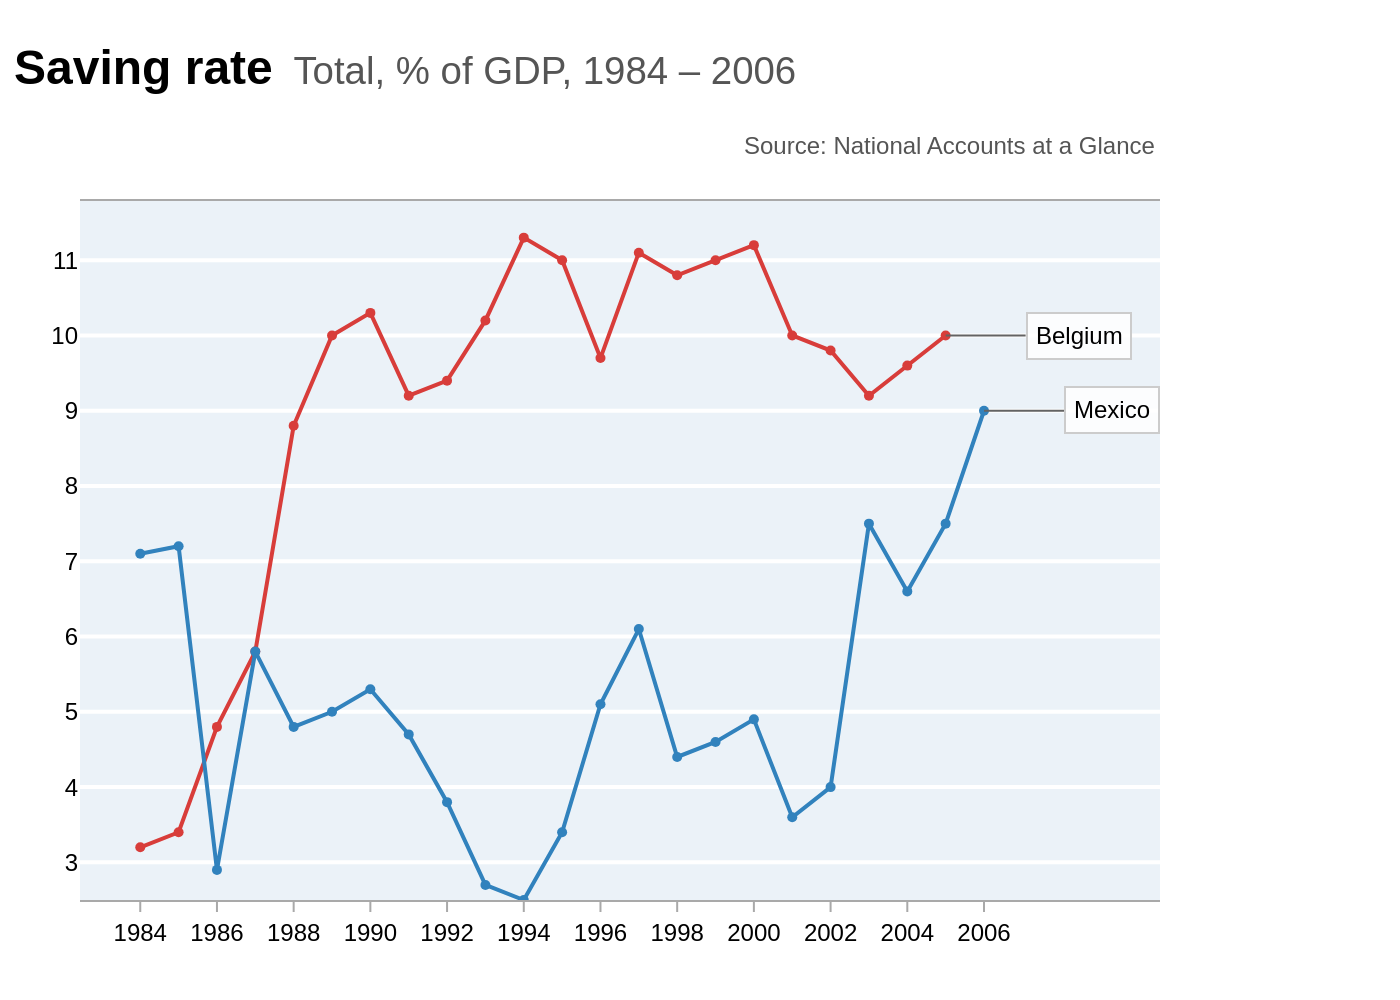

This figure's Python source:
import sys
import json
import pathlib
import plotly.graph_objects as go

# Ensure a JSON file path is provided as a command-line argument
if len(sys.argv) != 2:
    print(f"Usage: python {pathlib.Path(__file__).name} <json_file_path>")
    sys.exit(1)

# Resolve the input file path
json_path = pathlib.Path(sys.argv[1])
if not json_path.is_file():
    print(f"Error: File not found at {json_path}")
    sys.exit(1)

# Load data and configuration from the specified JSON file
with open(json_path, 'r', encoding='utf-8') as f:
    config = json.load(f)

chart_data = config['chart_data']
texts = config['texts']
colors = config['colors']

# Initialize the figure
fig = go.Figure()

# Add a trace for each data series from the JSON data
for i, series in enumerate(chart_data):
    fig.add_trace(go.Scatter(
        x=series['x'],
        y=series['y'],
        name=series['name'],
        mode='lines+markers',
        line=dict(color=colors[i], width=2),
        marker=dict(color=colors[i], size=5)
    ))

# Prepare annotations for series labels, placed next to the last data point
annotations = []
for i, series in enumerate(chart_data):
    if series['x'] and series['y']:
        annotations.append(dict(
            x=series['x'][-1],
            y=series['y'][-1],
            text=series['name'],
            showarrow=True,
            arrowhead=0,
            arrowcolor="#636363",
            ax=40,
            ay=0,
            xanchor="left",
            yanchor="middle",
            font=dict(family="Arial", size=12),
            bgcolor="rgba(255,255,255,0.85)",
            bordercolor="#cccccc",
            borderwidth=1,
            borderpad=4
        ))

# Add the source text as an annotation at the top right
if texts.get('source'):
    annotations.append(dict(
        x=1,
        y=1.05,
        xref='paper',
        yref='paper',
        xanchor='right',
        yanchor='bottom',
        text=texts['source'],
        showarrow=False,
        font=dict(family="Arial", size=12, color="#555555")
    ))

# Combine title and subtitle using HTML for rich formatting
title_text = f"<b>{texts['title']}</b><span style='font-size: 0.8em; color: #555555;'>  {texts['subtitle']}</span>"

# Apply layout settings to match the original chart's appearance
fig.update_layout(
    title=dict(
        text=title_text,
        x=0.01,
        y=0.95,
        xanchor='left',
        yanchor='top',
        font=dict(size=24)
    ),
    font=dict(family="Arial", size=12, color='black'),
    showlegend=False,
    plot_bgcolor='#EBF2F8',
    paper_bgcolor='white',
    margin=dict(l=40, r=120, t=100, b=50),
    xaxis=dict(
        tickvals=[1984, 1986, 1988, 1990, 1992, 1994, 1996, 1998, 2000, 2002, 2004, 2006],
        showgrid=False,
        showline=True,
        linecolor='darkgray',
        zeroline=False,
        ticks='outside',
        tickcolor='darkgray',
    ),
    yaxis=dict(
        range=[2.5, 11.8],
        showgrid=True,
        gridcolor='white',
        gridwidth=2,
        showline=False,
        zeroline=False,
        ticks='',
        tickcolor='darkgray'
    ),
    annotations=annotations
)

# Add a shape to create the top border line of the plot area
fig.add_shape(
    type="line",
    xref="paper", yref="y domain",
    x0=0, y0=1, x1=1, y1=1,
    line=dict(color="darkgray", width=1)
)

# Generate the output PNG filename from the input JSON filename
output_filename = f"{json_path.stem}.png"

# Save the figure to a PNG file with high resolution
fig.write_image(output_filename, scale=2)

print(f"Chart saved to {output_filename}")
